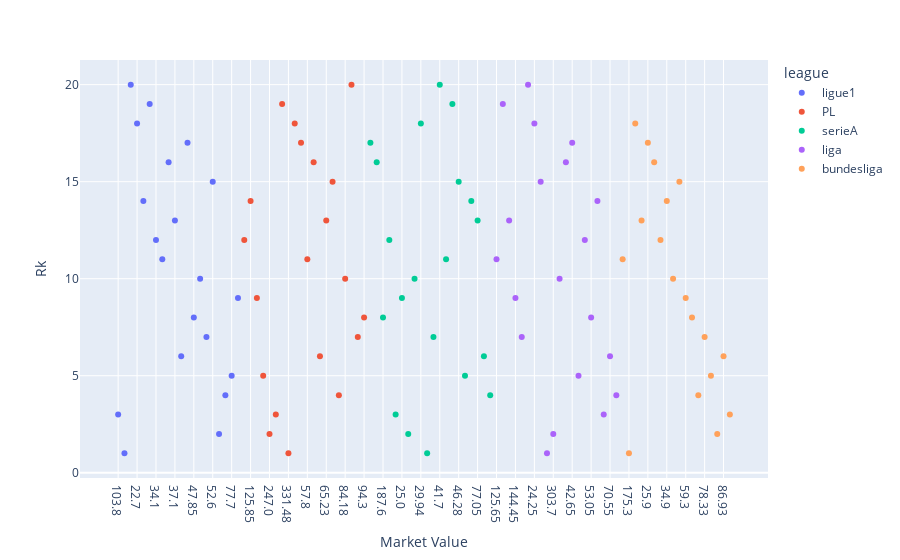

The cell this chart's notebook holds for it:
### Code cell
season = "2004-05"

df = leagues[leagues["Years"] == season]

px.scatter(df, x='Market Value', y='Rk', 
           color="league", hover_name="Squad")

### Figure 1 — Plotly figure (JSON) as saved in the notebook; plotly's stock layout.template omitted (floating-point values rounded to 4 significant figures)
{"data": [{"hovertemplate": "<b>%{hovertext}</b><br><br>league=ligue1<br>Market Value=%{x}<br>Rk=%{y}<extra></extra>", "hovertext": ["AS Monaco", "Olympique Lyon", "FC Istres Ouest Provence", "SM Caen", "Ajaccio", "SC Bastia", "OGC Nice", "RC Strasbourg Alsace", "FC Metz", "Toulouse", "Saint-Etienne", "FC Nantes", "Auxerre", "FC Sochaux-Montbéliard", "RC Lens", "FC Girondins Bordeaux", "LOSC Lille", "Stade Rennais", "Olympique Marseille", "Paris Saint-Germain"], "legendgroup": "ligue1", "marker": {"color": "#636efa", "symbol": "circle"}, "mode": "markers", "name": "ligue1", "orientation": "v", "showlegend": true, "type": "scatter", "x": ["103.8", "133.9", "18.5", "22.7", "24.55", "31.85", "34.1", "35.1", "35.7", "37.1", "37.5", "47.55", "47.85", "49.65", "52.5", "52.6", "56.25", "61.3", "77.7", "81.75"], "xaxis": "x", "y": [3, 1, 20, 18, 14, 19, 12, 11, 16, 13, 6, 17, 8, 10, 7, 15, 2, 4, 5, 9], "yaxis": "y"}, {"hovertemplate": "<b>%{hovertext}</b><br><br>league=PL<br>Market Value=%{x}<br>Rk=%{y}<extra></extra>", "hovertext": ["Birmingham City", "Newcastle United", "Tottenham Hotspur", "Liverpool FC", "Arsenal FC", "Manchester United", "Norwich City", "Chelsea FC FC", "Crystal Palace", "West Bromwich Albion", "Charlton Athletic", "Portsmouth FC", "Bolton Wanderers", "Fulham FC", "Blackburn Rovers", "Everton FC", "Aston Villa", "Southampton FC", "Middlesbrough", "Manchester City"], "legendgroup": "PL", "marker": {"color": "#EF553B", "symbol": "circle"}, "mode": "markers", "name": "PL", "orientation": "v", "showlegend": true, "type": "scatter", "x": ["105.98", "125.85", "127.25", "222.13", "247.0", "293.23", "30.95", "331.48", "38.53", "48.65", "57.8", "63.0", "63.58", "65.23", "73.88", "74.28", "84.18", "85.48", "88.83", "94.3"], "xaxis": "x", "y": [12, 14, 9, 5, 2, 3, 19, 1, 18, 17, 11, 16, 6, 13, 15, 4, 10, 20, 7, 8], "yaxis": "y"}, {"hovertemplate": "<b>%{hovertext}</b><br><br>league=serieA<br>Market Value=%{x}<br>Rk=%{y}<extra></extra>", "hovertext": ["Parma FC", "ACF Fiorentina", "AS Roma", "Cagliari Calcio", "Inter Milan", "AS Livorno", "AC Milan", "Reggina Calcio", "Bologna FC 1909", "Juventus FC", "FC Messina Peloro", "Atalanta BC", "US Lecce", "Brescia Calcio", "Chievo Verona", "UC Sampdoria", "AC Siena", "SS Lazio", "US Palermo", "Udinese Calcio"], "legendgroup": "serieA", "marker": {"color": "#00cc96", "symbol": "circle"}, "mode": "markers", "name": "serieA", "orientation": "v", "showlegend": true, "type": "scatter", "x": ["110.05", "111.83", "187.6", "23.9", "240.63", "25.0", "273.7", "29.3", "29.94", "304.9", "32.65", "41.7", "44.9", "45.25", "46.28", "51.0", "54.9", "77.05", "78.75", "83.95"], "xaxis": "x", "y": [17, 16, 8, 12, 3, 9, 2, 10, 18, 1, 7, 20, 11, 19, 15, 5, 14, 13, 6, 4], "yaxis": "y"}, {"hovertemplate": "<b>%{hovertext}</b><br><br>league=liga<br>Market Value=%{x}<br>Rk=%{y}<extra></extra>", "hovertext": ["Atlético de Madrid", "CD Numancia", "Getafe CF", "Deportivo de La Coruña", "Valencia CF", "Albacete Balompié", "Levante UD", "CA Osasuna", "FC Barcelona", "Real Madrid", "Málaga CF", "Racing Santander", "RCD Mallorca", "RCD Espanyol Barcelona", "Real Zaragoza", "Athletic Bilbao", "Real Sociedad", "Villarreal CF", "Sevilla FC", "Real Betis Balompié"], "legendgroup": "liga", "marker": {"color": "#ab63fa", "symbol": "circle"}, "mode": "markers", "name": "liga", "orientation": "v", "showlegend": true, "type": "scatter", "x": ["125.65", "13.4", "13.85", "144.45", "195.9", "20.25", "24.25", "26.65", "273.03", "303.7", "32.85", "32.9", "42.65", "45.15", "51.13", "53.05", "53.55", "66.25", "70.55", "85.15"], "xaxis": "x", "y": [11, 19, 13, 9, 7, 20, 18, 15, 1, 2, 10, 16, 17, 5, 12, 8, 14, 3, 6, 4], "yaxis": "y"}, {"hovertemplate": "<b>%{hovertext}</b><br><br>league=bundesliga<br>Market Value=%{x}<br>Rk=%{y}<extra></extra>", "hovertext": ["FSV Mainz 05", "Bayern Munich", "SC Freiburg", "Arminia Bielefeld", "Hansa Rostock", "VfL Bochum", "Kaiserslautern", "Nuremberg", "Hannover 96", "Borussia Mönchengladbach", "VfL Wolfsburg", "Hamburger SV", "Hertha BSC", "Borussia Dortmund", "VfB Stuttgart", "Schalke 04", "Bayer 04 Leverkusen", "SV Werder Bremen"], "legendgroup": "bundesliga", "marker": {"color": "#FFA15A", "symbol": "circle"}, "mode": "markers", "name": "bundesliga", "orientation": "v", "showlegend": true, "type": "scatter", "x": ["16.73", "175.3", "22.43", "24.65", "25.9", "31.4", "33.75", "34.9", "42.98", "49.43", "59.3", "65.6", "71.78", "78.33", "79.5", "86.33", "86.93", "99.23"], "xaxis": "x", "y": [11, 1, 18, 13, 17, 16, 12, 14, 10, 15, 9, 8, 4, 7, 5, 2, 6, 3], "yaxis": "y"}], "layout": {"legend": {"title": {"text": "league"}, "tracegroupgap": 0}, "margin": {"t": 60}, "xaxis": {"anchor": "y", "domain": [0, 1], "title": {"text": "Market Value"}}, "yaxis": {"anchor": "x", "domain": [0, 1], "title": {"text": "Rk"}}}}
